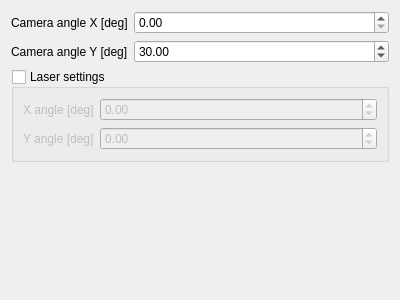
<?xml version="1.0" encoding="UTF-8"?>
<ui version="4.0">
 <class>CamPage</class>
 <widget class="QWidget" name="CamPage">
  <property name="geometry">
   <rect>
    <x>0</x>
    <y>0</y>
    <width>400</width>
    <height>300</height>
   </rect>
  </property>
  <property name="windowTitle">
   <string>Form</string>
  </property>
  <layout class="QFormLayout" name="formLayout">
   <item row="2" column="0">
    <widget class="QLabel" name="label_12">
     <property name="text">
      <string>Camera angle X [deg]</string>
     </property>
    </widget>
   </item>
   <item row="2" column="1">
    <widget class="QDoubleSpinBox" name="camx">
     <property name="maximum">
      <double>60.000000000000000</double>
     </property>
    </widget>
   </item>
   <item row="3" column="0">
    <widget class="QLabel" name="label_13">
     <property name="text">
      <string>Camera angle Y [deg]</string>
     </property>
    </widget>
   </item>
   <item row="3" column="1">
    <widget class="QDoubleSpinBox" name="camy">
     <property name="maximum">
      <double>60.000000000000000</double>
     </property>
     <property name="value">
      <double>30.000000000000000</double>
     </property>
    </widget>
   </item>
   <item row="6" column="0" colspan="2">
    <widget class="QGroupBox" name="groupBox">
     <property name="title">
      <string>Laser settings</string>
     </property>
     <property name="checkable">
      <bool>true</bool>
     </property>
     <property name="checked">
      <bool>false</bool>
     </property>
     <layout class="QFormLayout" name="formLayout_2">
      <item row="0" column="0">
       <widget class="QLabel" name="label_9">
        <property name="text">
         <string>X angle [deg]</string>
        </property>
       </widget>
      </item>
      <item row="0" column="1">
       <widget class="QDoubleSpinBox" name="x">
        <property name="minimum">
         <double>-45.000000000000000</double>
        </property>
        <property name="maximum">
         <double>45.000000000000000</double>
        </property>
        <property name="singleStep">
         <double>0.100000000000000</double>
        </property>
       </widget>
      </item>
      <item row="1" column="0">
       <widget class="QLabel" name="label_10">
        <property name="text">
         <string>Y angle [deg]</string>
        </property>
       </widget>
      </item>
      <item row="1" column="1">
       <widget class="QDoubleSpinBox" name="y">
        <property name="minimum">
         <double>-45.000000000000000</double>
        </property>
        <property name="maximum">
         <double>45.000000000000000</double>
        </property>
        <property name="singleStep">
         <double>0.100000000000000</double>
        </property>
       </widget>
      </item>
     </layout>
    </widget>
   </item>
  </layout>
 </widget>
 <resources/>
 <connections/>
</ui>
